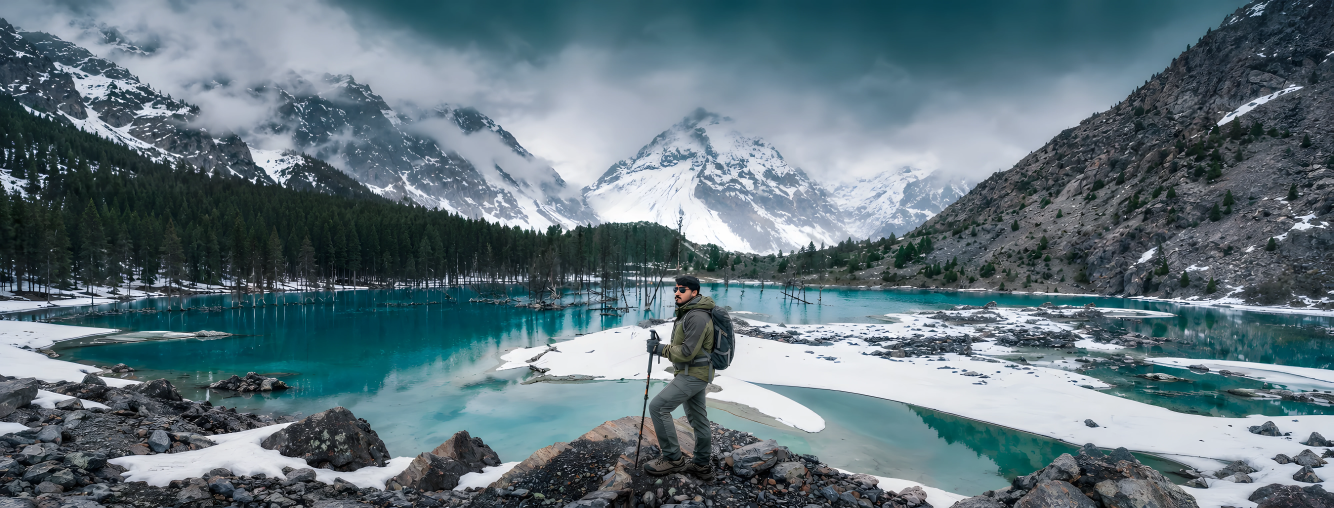
#> input picture design/reference/panorama-upscaled-8000x3048.webp, 8000 x 3048 px (shown at 1/6 size)
$ python swap_figure.py ../../design/reference/panorama-upscaled-8000x3048.webp ../../design/reference/original-portrait.webp ../../design/reference/original-portrait.webp ../../design/reference/original-portrait.webp out.png out.png
#> lines starting #> are read from the running program, lines starting #| are printed output that depends on the picture
# Put the real climber, and the real ground he stands on, into the panorama in
# place of its AI-made figure. The panorama's figure is the portrait's pose at
# the same spot, so the lower portrait maps onto it with one scale and offset
# (fitted on head, pole and pack). The real foreground is cut by depth (him and
# the rock pile, against the lake), its far sides fade into the panorama's own
# rubble, and any slivers of the AI figure left outside it are inpainted away.
# Usage: python3 swap_figure.py design/reference/panorama-upscaled-8000x3048.webp design/reference/original-portrait.webp design/plates/portrait-low-depth.npy design/plates/ai-figure-depth.npy <out.png> [fg_alpha.png]
import sys, numpy as np, cv2
from PIL import Image
Image.MAX_IMAGE_PIXELS = None

LOW_Y = 700                                     # the lower portrait crop starts here (portrait px)
S = 1.351                                       # portrait px -> panorama px
OX = 3600 + 142.5 - S * 450                     # panorama x of portrait x = 0
OY = 1500 + 40.5 - S * 850                      # panorama y of portrait y = 0
AI_CTX = (3600, 1500)                           # origin of the AI figure depth crop

pano = cv2.cvtColor(np.array(Image.open(sys.argv[1]).convert('RGB')), cv2.COLOR_RGB2BGR)
por = cv2.cvtColor(np.array(Image.open(sys.argv[2]).convert('RGB')), cv2.COLOR_RGB2BGR)
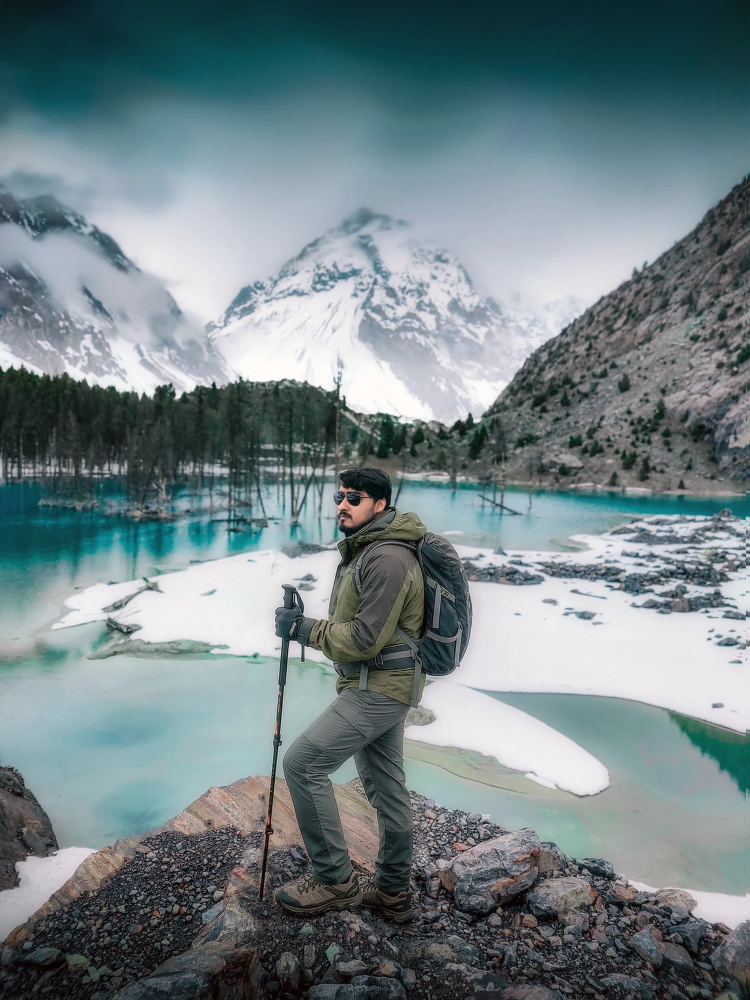
#> input picture design/reference/original-portrait.webp, 1500 x 2000 px (shown at 1/2 size)
low = por[LOW_Y:].astype(np.float32) / 255
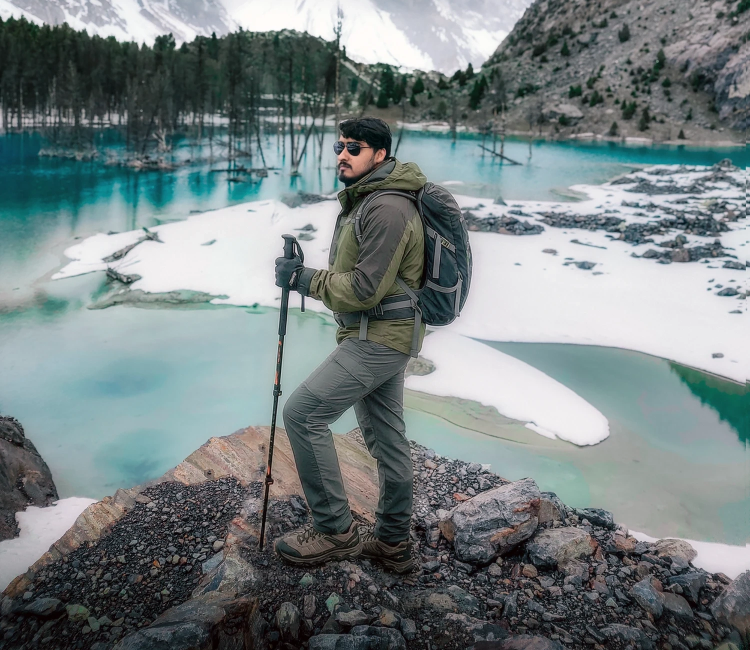
#> low: shape (1300, 1500, 3) float32 (shown at 1/2 size); mean B, G, R 0.512, 0.508, 0.467
#> (the run stopped early here; a loop or call above may not have finished)
